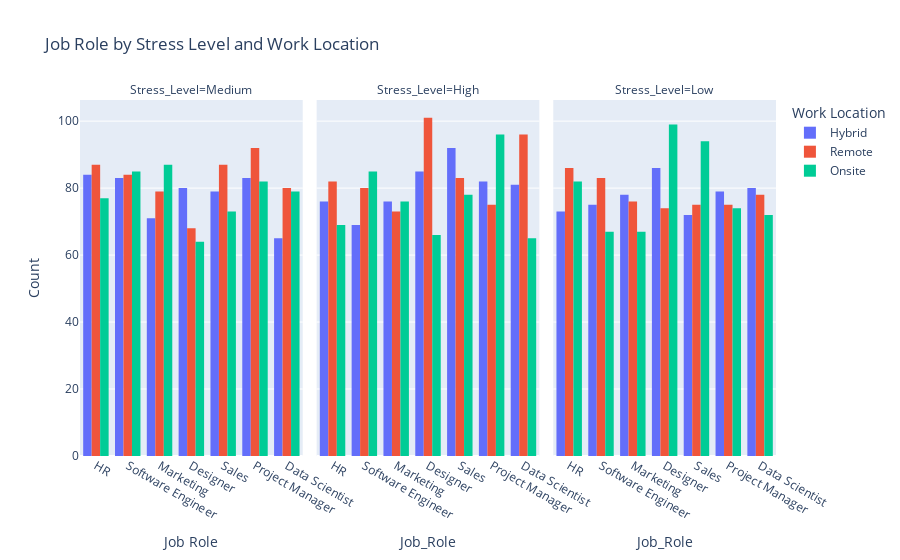

The code cell stored with this chart in its notebook:
### Code cell
fig = px.histogram(data, x='Job_Role', color='Work_Location', barmode='group', facet_col='Stress_Level', title='Job Role by Stress Level and Work Location')
fig.update_layout(xaxis_title='Job Role', yaxis_title='Count', legend_title='Work Location')
fig.show()

### Figure 1 — Plotly figure (JSON) as saved in the notebook; plotly's stock layout.template omitted (floating-point values rounded to 4 significant figures; data arrays with more than 128 entries replaced by an {"elided": "..."} marker saying what was removed)
{"data": [{"alignmentgroup": "True", "bingroup": "x", "hovertemplate": "Work_Location=Hybrid<br>Stress_Level=Medium<br>Job_Role=%{x}<br>count=%{y}<extra></extra>", "legendgroup": "Hybrid", "marker": {"color": "#636efa", "pattern": {"shape": ""}}, "name": "Hybrid", "offsetgroup": "Hybrid", "orientation": "v", "showlegend": true, "type": "histogram", "x": {"elided": "545 str values"}, "xaxis": "x", "yaxis": "y"}, {"alignmentgroup": "True", "bingroup": "x", "hovertemplate": "Work_Location=Hybrid<br>Stress_Level=High<br>Job_Role=%{x}<br>count=%{y}<extra></extra>", "legendgroup": "Hybrid", "marker": {"color": "#636efa", "pattern": {"shape": ""}}, "name": "Hybrid", "offsetgroup": "Hybrid", "orientation": "v", "showlegend": false, "type": "histogram", "x": {"elided": "561 str values"}, "xaxis": "x2", "yaxis": "y2"}, {"alignmentgroup": "True", "bingroup": "x", "hovertemplate": "Work_Location=Hybrid<br>Stress_Level=Low<br>Job_Role=%{x}<br>count=%{y}<extra></extra>", "legendgroup": "Hybrid", "marker": {"color": "#636efa", "pattern": {"shape": ""}}, "name": "Hybrid", "offsetgroup": "Hybrid", "orientation": "v", "showlegend": false, "type": "histogram", "x": {"elided": "543 str values"}, "xaxis": "x3", "yaxis": "y3"}, {"alignmentgroup": "True", "bingroup": "x", "hovertemplate": "Work_Location=Remote<br>Stress_Level=Medium<br>Job_Role=%{x}<br>count=%{y}<extra></extra>", "legendgroup": "Remote", "marker": {"color": "#EF553B", "pattern": {"shape": ""}}, "name": "Remote", "offsetgroup": "Remote", "orientation": "v", "showlegend": true, "type": "histogram", "x": {"elided": "577 str values"}, "xaxis": "x", "yaxis": "y"}, {"alignmentgroup": "True", "bingroup": "x", "hovertemplate": "Work_Location=Remote<br>Stress_Level=High<br>Job_Role=%{x}<br>count=%{y}<extra></extra>", "legendgroup": "Remote", "marker": {"color": "#EF553B", "pattern": {"shape": ""}}, "name": "Remote", "offsetgroup": "Remote", "orientation": "v", "showlegend": false, "type": "histogram", "x": {"elided": "590 str values"}, "xaxis": "x2", "yaxis": "y2"}, {"alignmentgroup": "True", "bingroup": "x", "hovertemplate": "Work_Location=Remote<br>Stress_Level=Low<br>Job_Role=%{x}<br>count=%{y}<extra></extra>", "legendgroup": "Remote", "marker": {"color": "#EF553B", "pattern": {"shape": ""}}, "name": "Remote", "offsetgroup": "Remote", "orientation": "v", "showlegend": false, "type": "histogram", "x": {"elided": "547 str values"}, "xaxis": "x3", "yaxis": "y3"}, {"alignmentgroup": "True", "bingroup": "x", "hovertemplate": "Work_Location=Onsite<br>Stress_Level=Medium<br>Job_Role=%{x}<br>count=%{y}<extra></extra>", "legendgroup": "Onsite", "marker": {"color": "#00cc96", "pattern": {"shape": ""}}, "name": "Onsite", "offsetgroup": "Onsite", "orientation": "v", "showlegend": true, "type": "histogram", "x": {"elided": "547 str values"}, "xaxis": "x", "yaxis": "y"}, {"alignmentgroup": "True", "bingroup": "x", "hovertemplate": "Work_Location=Onsite<br>Stress_Level=High<br>Job_Role=%{x}<br>count=%{y}<extra></extra>", "legendgroup": "Onsite", "marker": {"color": "#00cc96", "pattern": {"shape": ""}}, "name": "Onsite", "offsetgroup": "Onsite", "orientation": "v", "showlegend": false, "type": "histogram", "x": {"elided": "535 str values"}, "xaxis": "x2", "yaxis": "y2"}, {"alignmentgroup": "True", "bingroup": "x", "hovertemplate": "Work_Location=Onsite<br>Stress_Level=Low<br>Job_Role=%{x}<br>count=%{y}<extra></extra>", "legendgroup": "Onsite", "marker": {"color": "#00cc96", "pattern": {"shape": ""}}, "name": "Onsite", "offsetgroup": "Onsite", "orientation": "v", "showlegend": false, "type": "histogram", "x": {"elided": "555 str values"}, "xaxis": "x3", "yaxis": "y3"}], "layout": {"annotations": [{"font": {}, "showarrow": false, "text": "Stress_Level=Medium", "x": 0.16, "xanchor": "center", "xref": "paper", "y": 1, "yanchor": "bottom", "yref": "paper"}, {"font": {}, "showarrow": false, "text": "Stress_Level=High", "x": 0.5, "xanchor": "center", "xref": "paper", "y": 1, "yanchor": "bottom", "yref": "paper"}, {"font": {}, "showarrow": false, "text": "Stress_Level=Low", "x": 0.84, "xanchor": "center", "xref": "paper", "y": 1, "yanchor": "bottom", "yref": "paper"}], "barmode": "group", "legend": {"title": {"text": "Work Location"}, "tracegroupgap": 0}, "title": {"text": "Job Role by Stress Level and Work Location"}, "xaxis": {"anchor": "y", "domain": [0, 0.32], "title": {"text": "Job Role"}}, "xaxis2": {"anchor": "y2", "domain": [0.34, 0.66], "matches": "x", "title": {"text": "Job_Role"}}, "xaxis3": {"anchor": "y3", "domain": [0.68, 1.0], "matches": "x", "title": {"text": "Job_Role"}}, "yaxis": {"anchor": "x", "domain": [0, 1], "title": {"text": "Count"}}, "yaxis2": {"anchor": "x2", "domain": [0, 1], "matches": "y", "showticklabels": false}, "yaxis3": {"anchor": "x3", "domain": [0, 1], "matches": "y", "showticklabels": false}}}
